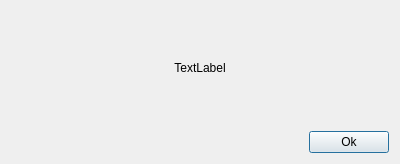
<?xml version="1.0" encoding="UTF-8"?>
<ui version="4.0">
 <class>popupwindow</class>
 <widget class="QDialog" name="popupwindow">
  <property name="geometry">
   <rect>
    <x>0</x>
    <y>0</y>
    <width>400</width>
    <height>164</height>
   </rect>
  </property>
  <property name="windowTitle">
   <string>Dialog</string>
  </property>
  <layout class="QGridLayout" name="gridLayout_3">
   <item row="0" column="0">
    <layout class="QGridLayout" name="gridLayout_2">
     <item row="0" column="0">
      <widget class="QLabel" name="label_message">
       <property name="text">
        <string>TextLabel</string>
       </property>
       <property name="alignment">
        <set>Qt::AlignmentFlag::AlignCenter</set>
       </property>
      </widget>
     </item>
     <item row="1" column="0">
      <layout class="QGridLayout" name="gridLayout">
       <item row="0" column="0">
        <spacer name="horizontalSpacer">
         <property name="orientation">
          <enum>Qt::Orientation::Horizontal</enum>
         </property>
         <property name="sizeHint" stdset="0">
          <size>
           <width>168</width>
           <height>20</height>
          </size>
         </property>
        </spacer>
       </item>
       <item row="0" column="1">
        <widget class="QPushButton" name="pushButton">
         <property name="text">
          <string>Ok</string>
         </property>
        </widget>
       </item>
      </layout>
     </item>
    </layout>
   </item>
  </layout>
 </widget>
 <resources/>
 <connections/>
</ui>
